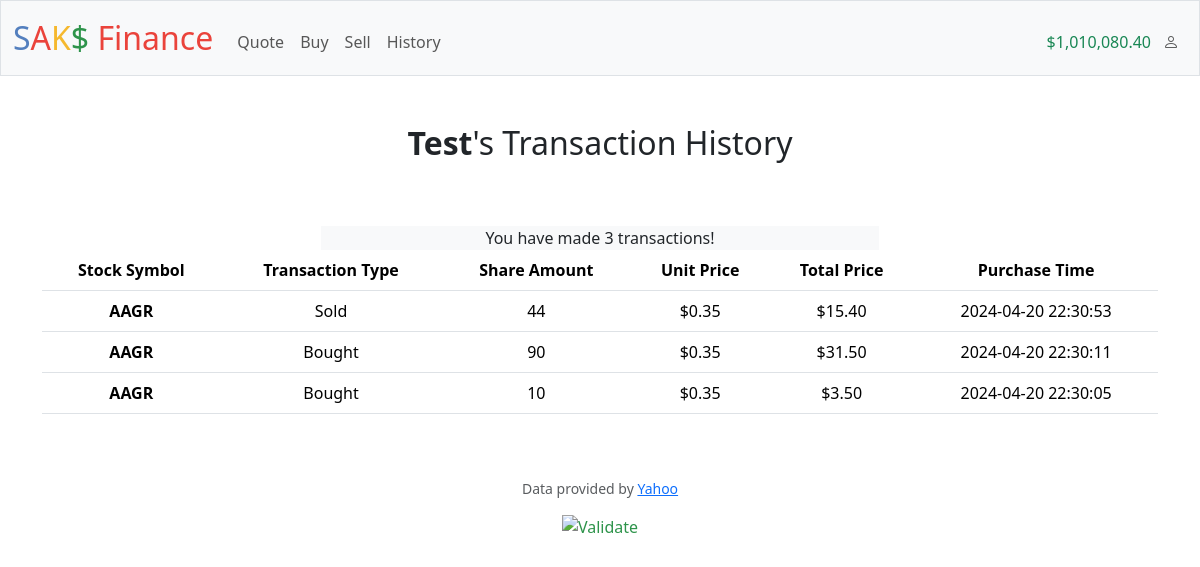
The app's page /history (signed in) with its own data.
### tables this page shows
CREATE TABLE users (id INTEGER PRIMARY KEY AUTOINCREMENT NOT NULL, username TEXT NOT NULL, hash TEXT NOT NULL, cash NUMERIC NOT NULL DEFAULT 10000.00, 'init_cash' NUMERIC NOT NULL DEFAULT 10000);

CREATE TABLE transactions (transaction_id INTEGER PRIMARY KEY AUTOINCREMENT NOT NULL, user_id INTEGER NOT NULL, symbol TEXT NOT NULL, unit_price NUMERIC NOT NULL DEFAULT 0, shares INTEGER NOT NULL, price NUMERIC NOT NULL DEFAULT 0, purchase_time TIMESTAMP NOT NULL, type TEXT);

### app.py (the view)
@app.route("/history")
@login_required
def history():
    confirm = db.execute("SELECT * FROM ownership WHERE user_id=?", session["user_id"])
    if confirm:
        data = db.execute("SELECT symbol, unit_price, shares, price, purchase_time, type FROM transactions WHERE user_id=? ORDER BY purchase_time DESC", session["user_id"])
        count = db.execute("SELECT COUNT(*) FROM transactions WHERE user_id=?", session["user_id"])
        return render_template("history.html", instances=data, total=count[0]["COUNT(*)"])
    else:
        return render_template("history.html", nostocks=1)

### app.py (called while the page is built)
@app.context_processor
def inject_user_cash():
    if "user_id" in session:
        data = db.execute("SELECT cash, username, init_cash FROM users WHERE id=?", session["user_id"])
        try:
            return dict(user_cash=data[0]["cash"], username=data[0]["username"], user_initcash=data[0]["init_cash"])
        except:
            session.clear()
    else:
        return dict(user_cash=0, username="", user_initcash=0)

@app.after_request
def after_request(response):
    response.headers["Cache-Control"] = "no-cache, no-store, must-revalidate"
    response.headers["Expires"] = 0
    response.headers["Pragma"] = "no-cache"
    return response

### helpers.py (called while the page is built)
def login_required(f):
    @wraps(f)
    def decorated_function(*args, **kwargs):
        if session.get("user_id") is None:
            return redirect("/login")
        return f(*args, **kwargs)
    return decorated_function

def usd(value):
    return f"${value:,.2f}"

### templates/history.html (shortened to what this page needs)
{% extends "layout.html" %}
{% block main %}
<h2 style="font-weight: lighter" class="mb-5"><b style="font-weight: 600" >{{ username.capitalize() }}</b>'s Transaction History</h2>
{% if nostocks != 1 %}
  <div class="col bg-light d-flex align-items-center justify-content-center mx-auto" style="max-width: 50%;">
          You have made {{ total }} transactions!
  </div>
<table class="table table-hover">
    <thead class="thead-dark">
      <tr>
        <th scope="col">Stock Symbol</th>
        <th scope="col">Transaction Type</th>
        <th scope="col">Share Amount</th>
        <th scope="col">Unit Price</th>
        <th scope="col">Total Price</th>
        <th scope="col">Purchase Time</th>
      </tr>
    </thead>
    <tbody>
    {% for instance in instances %}
        <tr>
            <th scope="row">{{ instance["symbol"] }}</th>
            <td>{{ instance["type"] }}</td>
            <td>{{ instance["shares"] }}</td>
            <td>{{ instance["unit_price"] | usd }}</td>
            <td>{{ instance["price"] | usd}}</td>
            <td>{{ instance["purchase_time"] }}</td>
        </tr>
    {% endfor %}
    </tbody>
  </table>
{% endif %}
{% endblock %}

### templates/layout.html (shortened to what this page needs)
<!DOCTYPE html>
<html lang="en">
    <head>
        <link href="https://cdn.jsdelivr.net/npm/bootstrap@5.3.3/dist/css/bootstrap.min.css" rel="stylesheet">
        <link href="/static/styles.css" rel="stylesheet">
        <link rel="stylesheet" href="https://cdn.jsdelivr.net/npm/bootstrap-icons@1.11.3/font/bootstrap-icons.min.css">
    </head>
    <body>
        <nav class="bg-light border navbar navbar-expand-md navbar-light">
            <div class="container-fluid">
                <a class="navbar-brand" href="/"><span class="blue">S</span><span class="red">A</span><span class="yellow">K</span><span class="green">$</span> <span class="red">Finance</span></a>
                <div class="collapse navbar-collapse" id="navbar">
                    {% if session["user_id"] %}
                        <ul class="navbar-nav me-auto mt-2">
                            <li class="nav-item"><a class="nav-link" href="/quote">Quote</a></li>
                            <li class="nav-item"><a class="nav-link" href="/buy">Buy</a></li>
                            <li class="nav-item"><a class="nav-link" href="/sell">Sell</a></li>
                            <li class="nav-item"><a class="nav-link" href="/history">History</a></li>
                        </ul>
                        <ul class="navbar-nav ms-auto mt-2">
                            <li class="navbar-text"><span class="text-success font-weight-bold">{{ user_cash | usd }}</span></li>
                            <li class="nav-item dropdown ms-1">
                                <a class="nav-link btn btn-light dropdown-toggle" id="navbarDropdownMenuLink" data-bs-toggle="dropdown" aria-haspopup="true" aria-expanded="false">
                                    <i class="bi-person" style="font-size: 1rem; color: rgba( 0,0,0 , 0.65);"></i>
                                </a>
                              </li>
                        </ul>
                    {% else %}
                        <ul class="navbar-nav ms-auto mt-2">
                            <li class="nav-item"><a class="nav-link" href="/register">Register</a></li>
                            <li class="nav-item"><a class="nav-link" href="/login">Log In</a></li>
                        </ul>
                    {% endif %}
                </div>
            </div>
        </nav>
        <main class="container py-5 text-center">
            {% block main %}{% endblock %}
        </main>
        <footer class="mb-5">
            <p class="mb-3 small text-center text-muted">
                Data provided by <a href="https://finance.yahoo.com/">Yahoo</a>
            </p>
            <form action="https://validator.w3.org/check" class="text-center" enctype="multipart/form-data" method="post" target="_blank">
                <input alt="Validate" src="/static/I_heart_validator.png" type="image">
            </form>
        </footer>
    </body>
</html>

### static/styles.css (style rules this page uses)
nav .navbar-brand { font-size: xx-large; }
nav .navbar-brand .blue { color: #537fbe; }
nav .navbar-brand .red { color: #ea433b; }
nav .navbar-brand .yellow { color: #f5b82e; }
nav .navbar-brand .green { color: #2e944b; }
.nav-link.dropdown-toggle::after { display: none; }
input, select, textarea { color: #2e944b; }

### records on screen
users: cash "$1,010,080.40", capitalize "Test"
transactions: symbol "AAGR", type "Sold", shares "44", unit_price "$0.35", price "$15.40", purchase_time "2024-04-20 22:30:53"
transactions: symbol "AAGR", type "Bought", shares "90", unit_price "$0.35", price "$31.50", purchase_time "2024-04-20 22:30:11"
transactions: symbol "AAGR", type "Bought", shares "10", unit_price "$0.35", price "$3.50", purchase_time "2024-04-20 22:30:05"

### other values on screen
{{ total }} "3"
